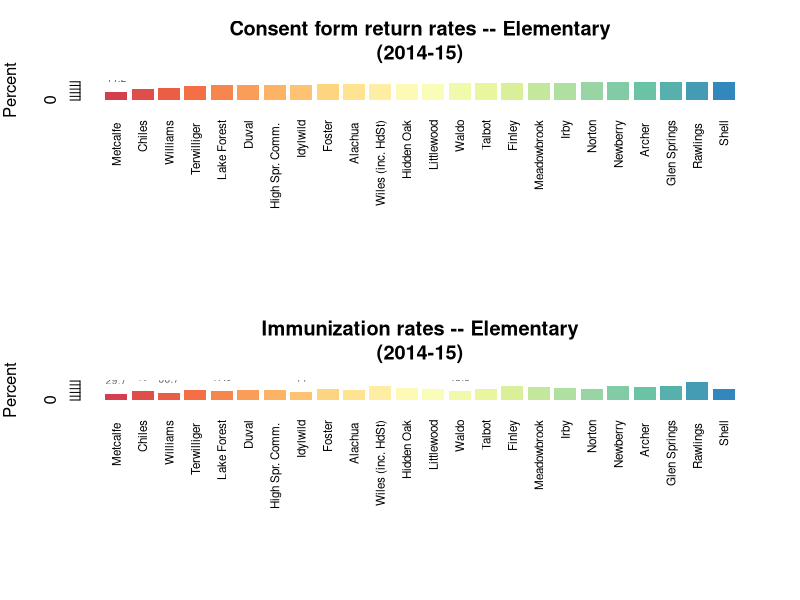
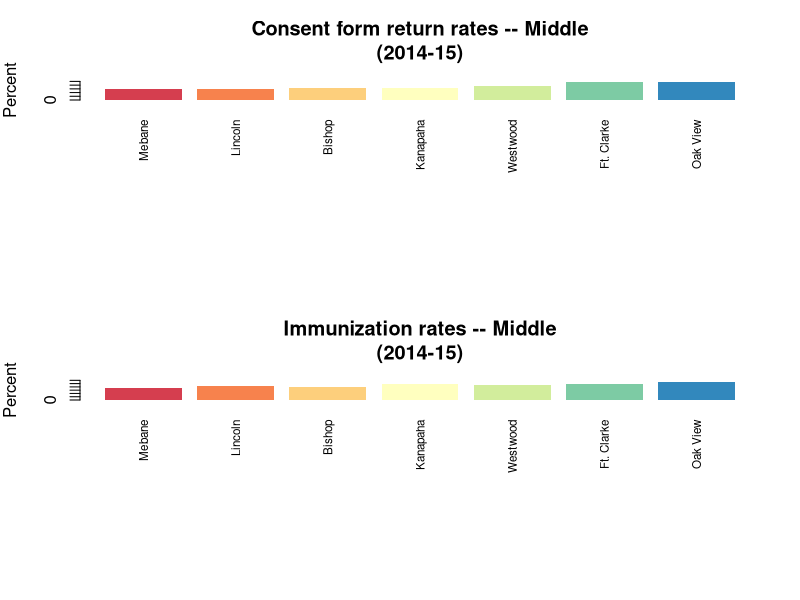
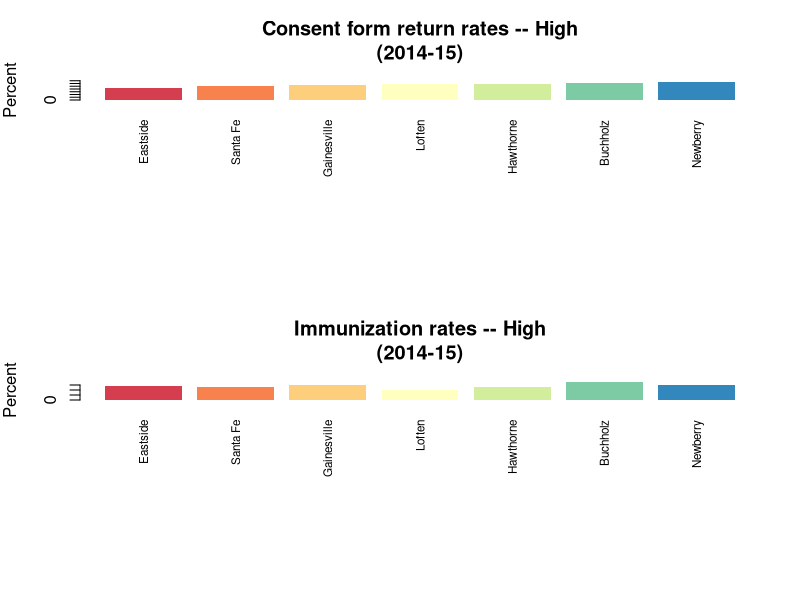
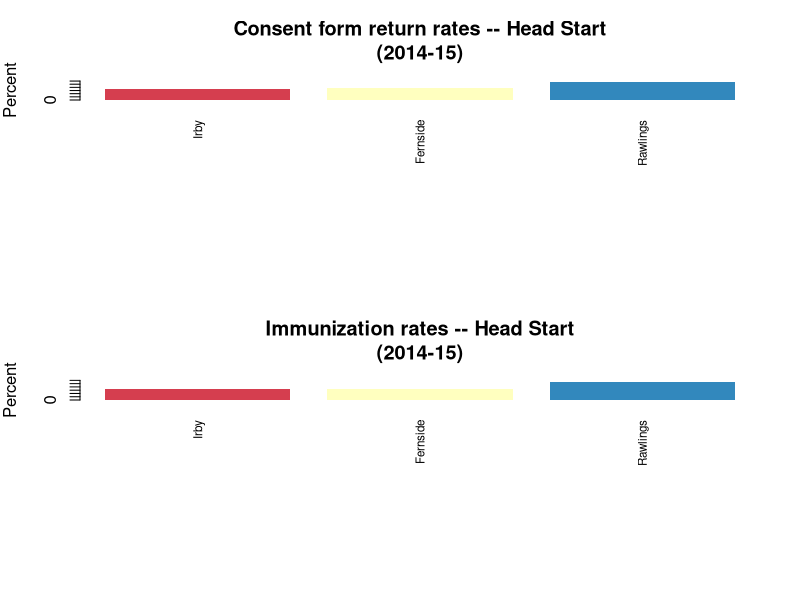
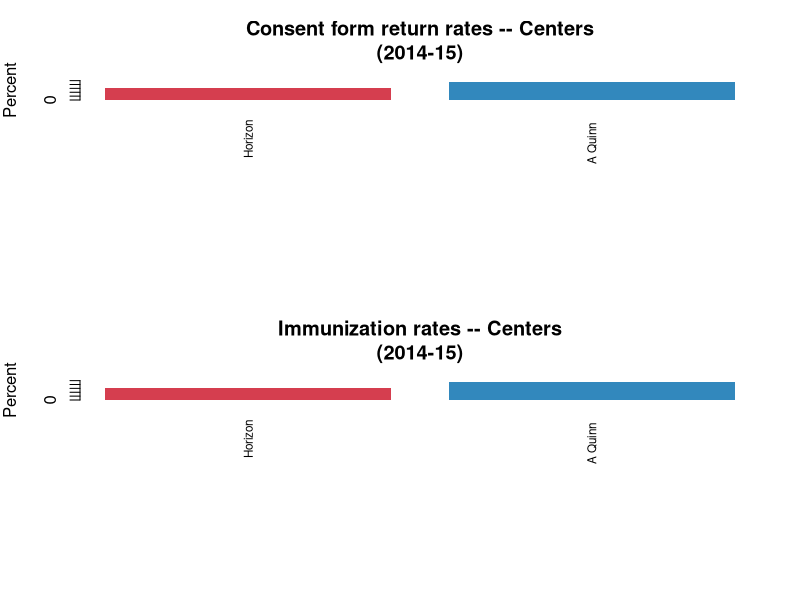
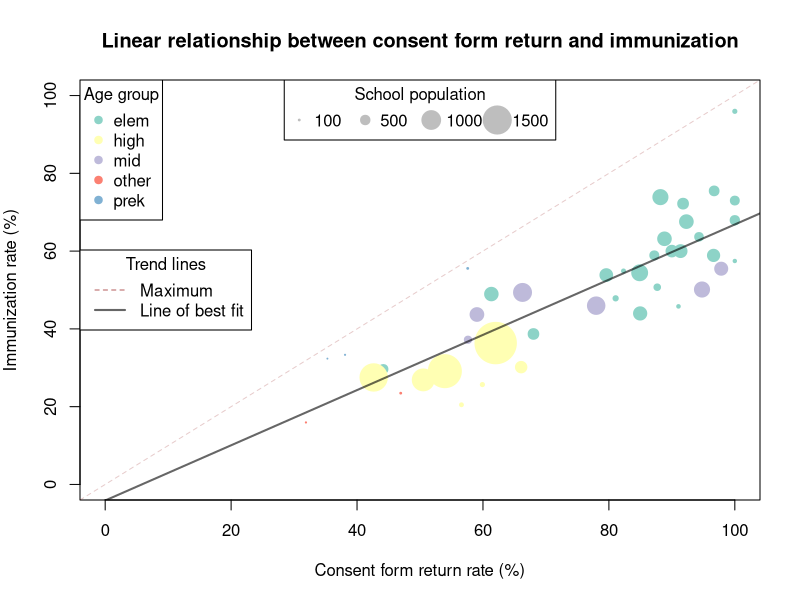

The R source for these figures, in order:
library(RColorBrewer)

# SET WD
setwd('/home/joebrew/Documents/fdoh/public/cfrr_1415')

# READ IN RAW DATA FROM 2013/14 AND 2014/15
df <- read.csv('raw.csv')

# SUBSET TO ONLY INCLUDE 2014/15
df <- df[which(df$year == 2014),]

# CREATE COLUMN WITH MORE FORMAL TYPE
df$Type <- ifelse(df$type == 'elem',
                  'Elementary',
                  ifelse(df$type == 'mid',
                         'Middle',
                         ifelse(df$type == 'high',
                                'High',
                                ifelse(df$type == 'prek',
                                       'Head Start',
                                       ifelse(df$type == 'other',
                                              'Centers', 
                                              NA)))))

# DEFINE FUNCTION FOR PLOTTING
visualize <- function(type = 'elem',
                      var = 'cfrr',
                      bw = FALSE,
                      order_by_cfrr = TRUE){
  
  
  # subset
  sub_data <- df[which(df$type == type),]
  #order
  if(order_by_cfrr){
    sub_data <- sub_data[order(sub_data[,'cfrr']),]
  } else {
    sub_data <- sub_data[order(sub_data[,var]),]
  }
  
  # define color vector
  if(bw){
    cols <- rep('grey', nrow(sub_data))
  } else {
    cols <- colorRampPalette(brewer.pal(9, 'Spectral'))(nrow(sub_data))
  }  
  
  # assign variable
  x <- sub_data[,var] * 100
  
  # plot
  bp <- barplot(x,
                border = NA,
                ylim = c(0, max(x) * 1.1),
                col = cols,
                names.arg = sub_data$school,
                las = 3,
                cex.names = 0.7,
                ylab = 'Percent')
  # labels
  text(x = bp[,1],
       y = x,
       pos = 3,
       labels = paste0(round(x, digits = 1)),
       col = adjustcolor('black', alpha.f = 0.6),
       cex = 0.6)
  # title
  title_var <- ifelse(var == 'ir', 
                      'Immunization rates',
                      'Consent form return rates')
  title(main = paste0(title_var, ' -- ', sub_data$Type[1], '\n',
                      '(2014-15)'))
}

# PLOT ALL
pdf('visuals_color.pdf',
    height = 11,
    width = 8.5)
par(mar = c(10, 4, 4,2))
par(mfrow = c(2,1))
for (j in c('elem', 'mid', 'high', 'prek', 'other')){
  for (i in c('cfrr', 'ir')){
    
    visualize(type = j,
              var = i,
              bw = FALSE)
  }
}

# Plot overall correlation
par(mfrow = c(1,1))
par(mar = c(5,4,4,2))
cols <- brewer.pal(5, 'Set3')
pchs <- 6:10
df$col <- cols[as.numeric(factor(df$type))]
#df$col <- 'grey'
df$pch <- pchs[as.numeric(factor(df$type))]

cfrr <- df$cfrr * 100
ir <- df$ir * 100
size <- df$pop / 400
plot(cfrr,
     ir,
     col = df$col,
     ylim = c(0, 100),
     xlim = c(0, 100),
     pch = 19,
     #pch = df$pch,
     xlab = 'Consent form return rate (%)',
     ylab = 'Immunization rate (%)',
     cex = size)

fit <- lm(ir ~ cfrr)
abline(fit,
       col = adjustcolor('black', alpha.f = 0.6),
       lwd = 2)
abline(a = 0, b = 1, lty = 2,
       col = adjustcolor('darkred', alpha.f = 0.2))

legend('topleft',
       #col = adjustcolor('black', alpha.f = 0.6),
       #pch = pchs,
       pch = 19,
       col = cols,
       legend = levels(factor(df$type)),
       title = 'Age group')
legend('top',
       #pch = 5,
       pch = 19,
       col = 'grey',
       pt.cex = c(100, 500, 1000, 1500) / 400,
       legend = c(100, 500, 1000, 1500),
       title = 'School population',
       ncol = 4)
legend('left',
       lty = c(2,1),
       col = adjustcolor(c('darkred', 'black'), alpha.f = 0.6),
       lwd = c(1,2),
       legend = c('Maximum', 'Line of best fit'),
       title = 'Trend lines')
title(main = 'Linear relationship between consent form return and immunization')

dev.off()